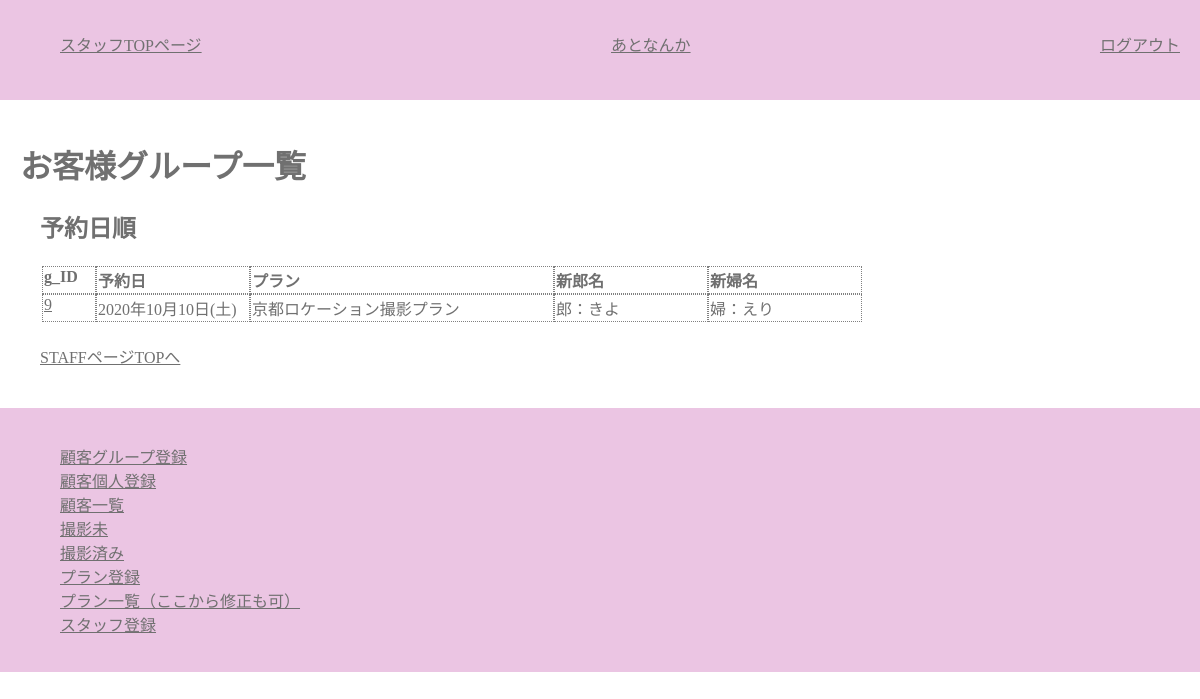
Page /staff/c_group_list.php (signed in) on the earlier database version.
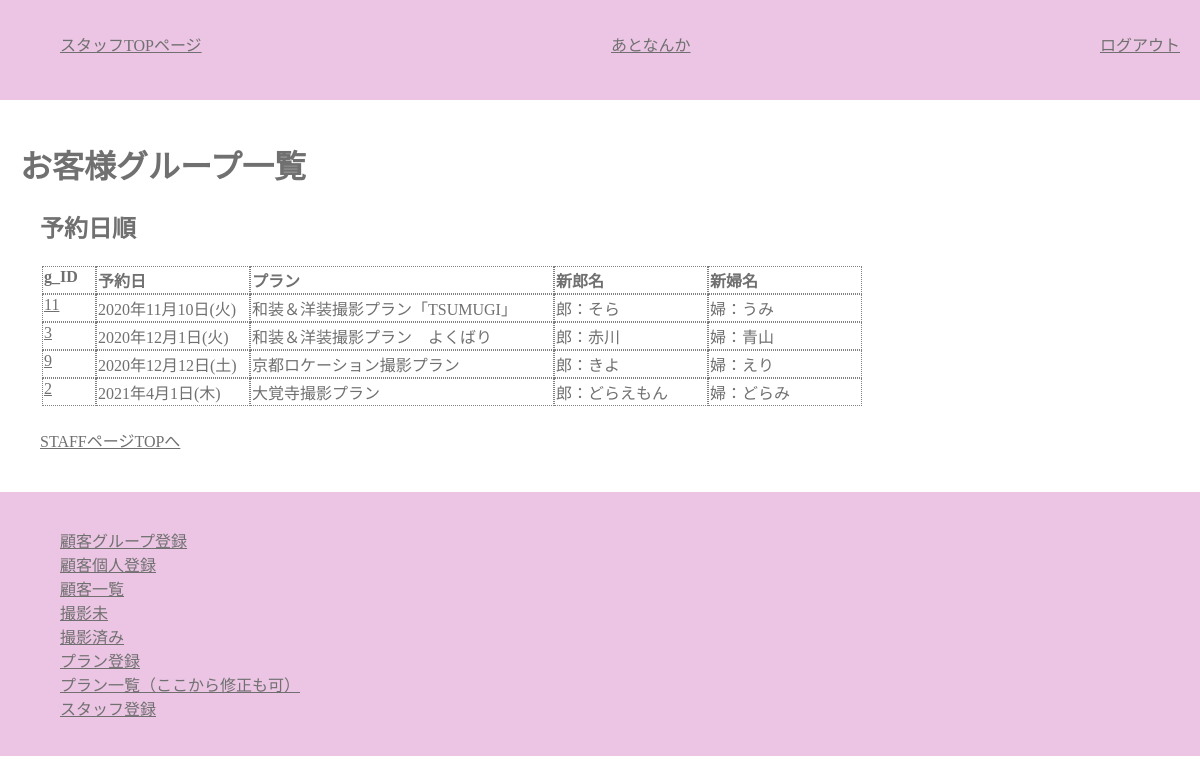
Same page on the later database version.
### tables this page shows
CREATE TABLE `customers` (
  `c_id` varchar(32) NOT NULL,
  `c_group_id` int(11) NOT NULL,
  `c_name` varchar(32) NOT NULL,
  `c_pass` varchar(64) NOT NULL,
  `c_mail` varchar(64) NOT NULL,
  `c_tell` varchar(11) NOT NULL,
  `c_zip` char(7) NOT NULL,
  `c_address` varchar(64) NOT NULL,
  `c_gender` tinyint(1) NOT NULL
);

CREATE TABLE `c_groups` (
  `c_group_id` int(11) NOT NULL,
  `p_id` int(11) NOT NULL,
  `reserve_day` date NOT NULL,
  `reserve_time` time NOT NULL,
  `estimate` tinyint(1) NOT NULL,
  `invoce` tinyint(1) NOT NULL,
  `payment` tinyint(1) NOT NULL,
  `d_product` tinyint(1) NOT NULL,
  `new_zip` char(7) NOT NULL,
  `new_address` varchar(64) NOT NULL
);

CREATE TABLE `plans` (
  `p_id` int(11) NOT NULL,
  `p_name` varchar(32) NOT NULL,
  `p_wear` varchar(32) NOT NULL
);

### class/meeting.class.php (called while the page is built, shortened)
<?php
class Meeting{
	private $pdo;
	public function __construct(){
		$host  = "localhost";
		$dbname= "meeting_app";
		$dbuser= "root";
		$dbpass= "";
		$dsn = "mysql:host={$host};dbname={$dbname};charset=utf8";
		$this->pdo = new PDO($dsn,$dbuser,$dbpass);
	}
	public function getGroomBrideGrouopAllDate() {
		$sql  ="SELECT groom.c_name AS g_name,bride.c_name AS b_name,reserve_day,p_name,c_groups.c_group_id AS group_id ";
		$sql .="FROM customers AS groom,customers AS bride,c_groups,plans ";
		$sql .="WHERE c_groups.c_group_id=groom.c_group_id ";
		$sql .="AND c_groups.c_group_id=bride.c_group_id ";
		$sql .="AND c_groups.p_id=plans.p_id ";
		$sql .="AND groom.c_gender=0 AND bride.c_gender=1 ";
		$sql .="ORDER BY reserve_day";
		$row = $this->pdo->query($sql);
		return $row;
	}
}
?>

### staff/c_group_list.php (the view, shortened to what this page needs)
<?php
require_once("../class/meeting.class.php");
function h($str) {
	return htmlspecialchars($str,ENT_QUOTES);
}
$obj =new Meeting();
$rows =$obj->getGroomBrideGrouopAllDate();
?>
<?php require_once("header_for_staff.php"); ?>
		<main>
			<h1>お客様グループ一覧</h1>
			<section>
			<h2>予約日順</h2>
					<table class="list">
					<tr>
						<th class="list_id_num">g_ID</th><th class="list_r_day">予約日</th><th class="list_p_name">プラン</th><th class="list_c_name">新郎名</th><th class="list_c_name">新婦名</th>
					</tr>
					<?php while($row=$rows->fetch(PDO::FETCH_ASSOC)): ?>
					<tr>
						<td class="list_id_num"><a href="c_group_each.php?group_id=<?php echo $row["group_id"];?>" ><?php echo $row["group_id"];?></a></td>
						<td class="list_r_day"><?php
							$reserve_day = $row["reserve_day"];
							$week = ["日","月","火","水","木","金","土"];
							$hi = date('w', strtotime($reserve_day));
							$youbi = $week[$hi];
							$rd =  date('Y年n月j日', strtotime($reserve_day))."(".$youbi.")";
							echo h($rd);
						?></td>
						<td class="list_p_name"><?php echo h($row["p_name"]); ?></td>
						<td class="list_c_name">郎：<?php echo h($row["g_name"]); ?></td>
						<td class="list_c_name">婦：<?php echo h($row["b_name"]); ?></td>
					</tr>
					<?php endwhile; ?>
					</table>
				<p><a href="staff_top.php">STAFFページTOPへ</a></p>
			</section>
		</main>
<?php include("footer_for_staffpage.php"); ?>

### staff/header_for_staff.php (shortened to what this page needs)
<!DOCTYPE html>
<html lang="ja">
	<head>
		<mate charset="utf-8">
		<link rel="stylesheet" href="../css/style.css">
		<link rel="stylesheet" href="https://use.fontawesome.com/releases/v5.6.4/css/all.css" />
		<link rel="stylesheet" href="https://unpkg.com/ress/dist/ress.min.css" />
	</head>
	<body>
		<header>
			<ul>
				<li><a href="staff_top.php">スタッフTOPページ</a></li>
				<li><a href="">あとなんか</a></li>
				<li><a href="exec_staff_logout.php">ログアウト</a></li>
			</ul>
		</header>

### staff/footer_for_staffpage.php (shortened to what this page needs)
		<footer>
			<ul>
				<li><a href="c_group_id_add.php">顧客グループ登録<a></li>
				<li><a href="c_add.php">顧客個人登録<a></li>
				<li><a href="c_group_list.php">顧客一覧<a></li>
				<li><a href="">撮影未<a></li>
				<li><a href="">撮影済み<a></li>
				<li><a href="plan_add.php">プラン登録<a></li>
				<li><a href="plan_list.php">プラン一覧（ここから修正も可）<a></li>
				<li><a href="staff_add.php">スタッフ登録<a></li>
			</ul>
		</footer>
	</body>
</html>

### css/style.css (style rules this page uses)
body { color: #707070; margin:auto; font-family: 'Noto Serif JP', serif; }
header { height: 60px; line-height:20px; background-color: #EBC5E3; text-align:center; padding:20px; }
header ul { display:flex; justify-content:space-between; }
footer { background-color: #EBC5E3; padding:20px; }
main { padding:20px; }
ul { list-style:none; }
a { color:#707070; }
section { margin:20px; }
table { margin-bottom:20px; }
table tr { display:flex; flex-direction:column; }
table tr th { text-align:left; }
table { width:100%; }
table.row3 td,th { width:33%; }
table.row2 td,th { width:200px; }
table.list tr { display:flex; flex-direction:row; //border:dotted 1px gray; }
table.list th,table.list td { border:dotted 1px gray; //width:200px; }
.list_id_num { width:50px; }
.list_p_name { width:300px; }
.list_p_wear,.list_r_day,.list_c_name { width:150px; }

Differences in the rows shown:
now on this page (row unchanged): customers: c_group.c_group_id "11", c_group.reserve_day "2020年11月10日(火)", plans.p_name "和装＆洋装撮影プラン「TSUMUGI」", c_name "そら", customers.c_name "うみ"
added customers: c_group.c_group_id "3", c_group.reserve_day "2020年12月1日(火)", plans.p_name "和装＆洋装撮影プラン よくばり", c_name "赤川", customers.c_name "青山"
changed through a linked row, customers "きよ": c_group.reserve_day "2020年10月10日(土)" → "2020年12月12日(土)"
now on this page (row unchanged): customers: c_group.c_group_id "2", c_group.reserve_day "2021年4月1日(木)", plans.p_name "大覚寺撮影プラン", c_name "どらえもん", customers.c_name "どらみ"
